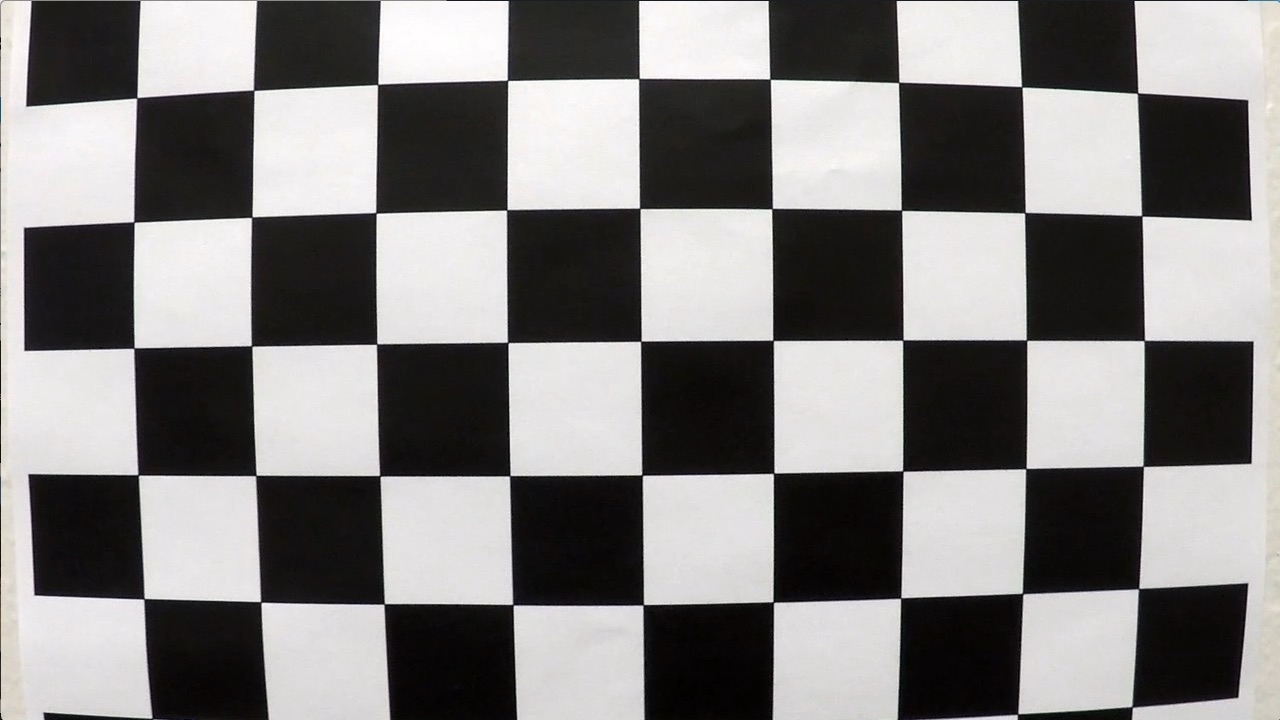
#> input picture camera_cal/calibration1.jpg, 1280 x 720 px; its folder holds 4 pictures in this run
$ jupyter execute --allow-errors calibration_parameters.ipynb   (shell and % lines are left out)
#> lines starting #> are read from the running program, lines starting #| are printed output that depends on the picture
[cell 1]
import numpy as np
import cv2
import matplotlib.pyplot as plt
import matplotlib.image as mpimg
import glob

[cell 2]
# load calibration images
calib_imgs = []
for img in glob.glob('./camera_cal/*.jpg'):
    image = mpimg.imread(img)
#> image is the input picture: shape (720, 1280, 3); mean R, G, B 130.1, 128.4, 127.8
    calib_imgs.append(image)

plt.imshow(calib_imgs[1])
plt.show()

[cell 3]
# chessboard size
pattern = (9, 6)

# arrays to store object points and image points from all the images
objpoints = [] # 3d point in real world space
imgpoints = [] # 2d points in image plane

# prepare object points, like (0,0,0), (1,0,0), (2,0,0) ....,(8,5,0)
objp = np.zeros((pattern[0] * pattern[1], 3), np.float32)
objp[:,:2] = np.mgrid[0:pattern[0],0:pattern[1]].T.reshape(-1,2)

[cell 4]
# step through the list and search for chessboard corners
calibration_imgs = []
for img in calib_imgs:
    img = cv2.cvtColor(img, cv2.COLOR_RGB2GRAY)
    # find the chess board corners
    ret, corners = cv2.findChessboardCorners(img, pattern, None)
    # if found, add object points, image points
    if ret == True:
        objpoints.append(objp)
        imgpoints.append(corners)
        # draw and display the corners
        img = cv2.cvtColor(img, cv2.COLOR_GRAY2RGB)
        cv2.drawChessboardCorners(img, pattern, corners, ret)
        calibration_imgs.append(img)
#> this loop made 4 passes
#> pass 2, `img = cv2.cvtColor(img, cv2.COLOR_RGB2GRAY)`:
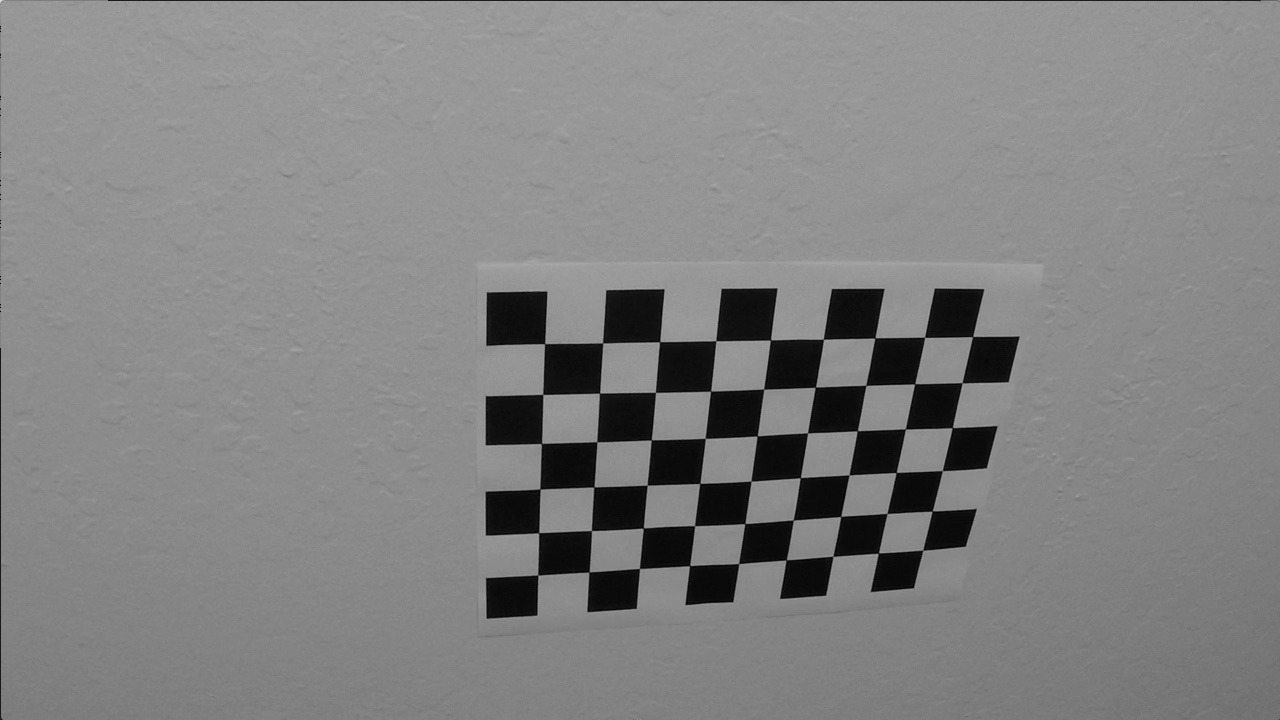
#> img: shape (720, 1280); min 0, max 217, mean 130
#> pass 3, `img = cv2.cvtColor(img, cv2.COLOR_RGB2GRAY)`:
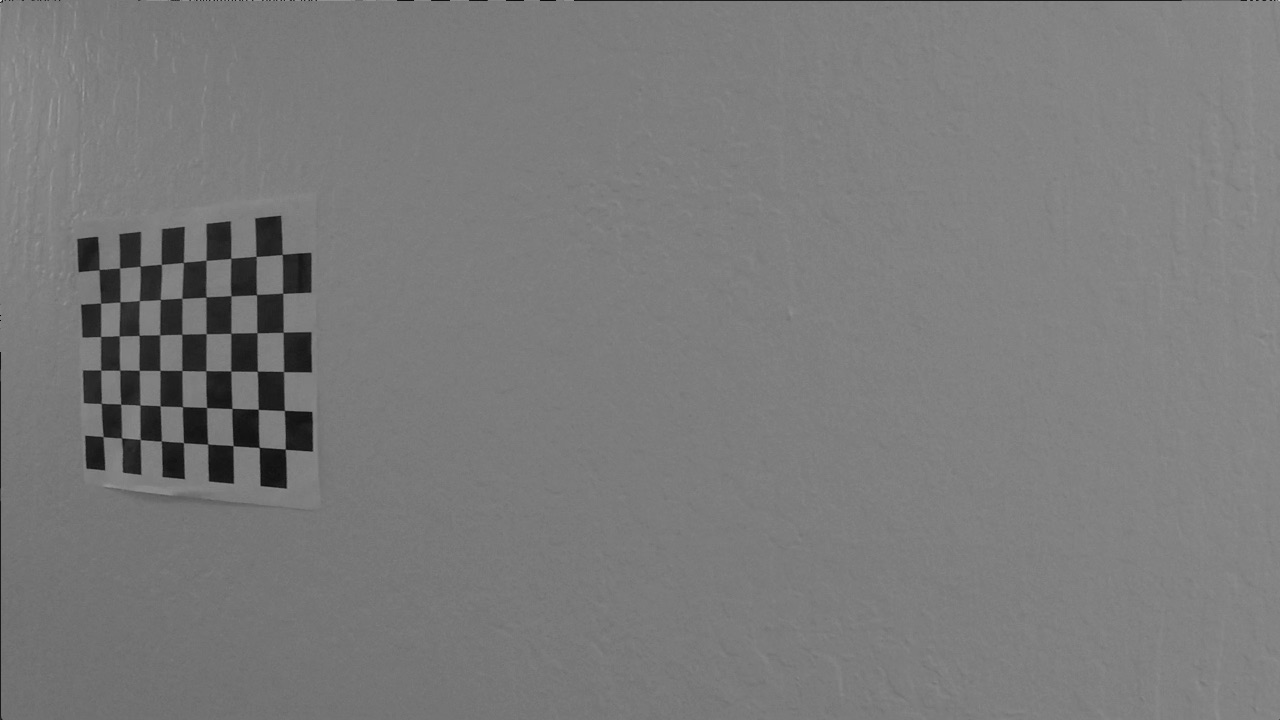
#> img: shape (720, 1280); min 1, max 208, mean 122.2

#> (a cell that did not finish here is left out)

[cell 6]
# get calibration parameters
shape = calib_imgs[0].shape[0:2]
#> shape = (720, 1280)

ret, mtx, dist, rvecs, tvecs = cv2.calibrateCamera(objpoints, imgpoints, shape[::-1], None, None)

print(mtx)

[cell 7]
# save calibration prameters for later use
import pickle

coeffs_pkl = {'mtx': mtx,
              'dist': dist}

pickle.dump(coeffs_pkl, open('coeffs.p', 'wb'))

[cell 8]
# try to undistort image
img = calib_imgs[1]
dst = cv2.undistort(img, mtx, dist, None, mtx)
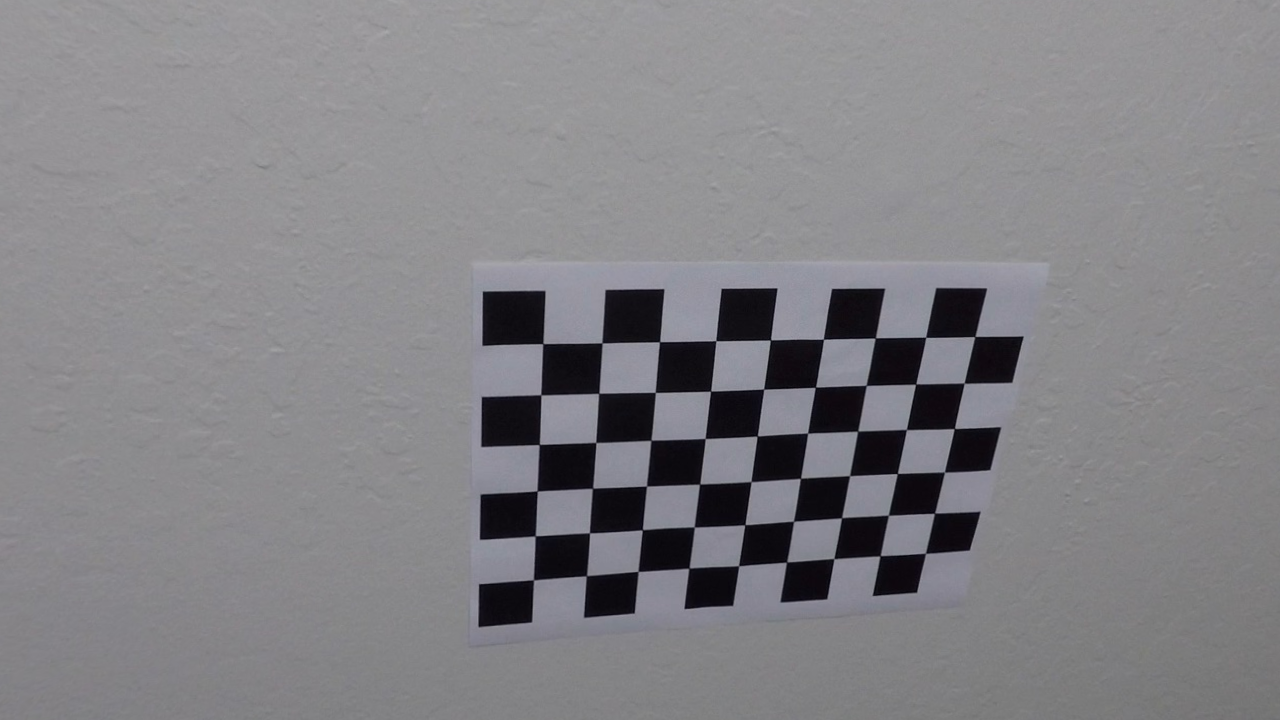
#> dst: shape (720, 1280, 3); mean R, G, B 130.5, 129.6, 133.4

f, (ax1, ax2) = plt.subplots(1, 2, figsize=(20,10))
ax1.imshow(img)
ax1.set_title('Original Image', fontsize=20)
ax2.imshow(dst)
ax2.set_title('Undistorted Image', fontsize=20)
plt.show()
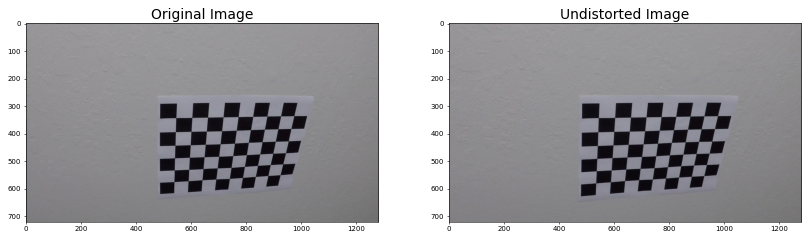
#> figure drawn by matplotlib, 2 panels
